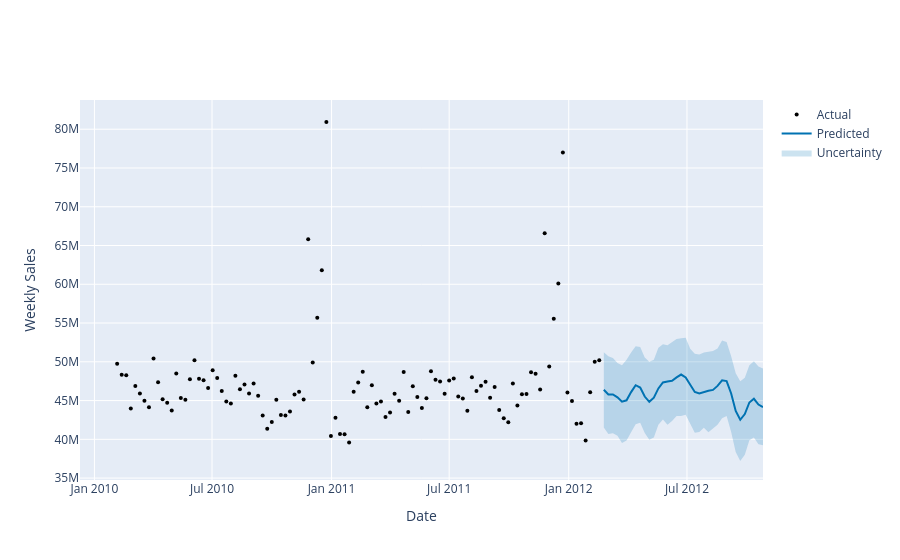

Notebook cell for this chart:
### Code cell
import plotly.graph_objects as go

fig = go.Figure()
fig.add_trace(go.Scatter(x=forecast['ds'], y=forecast['yhat_upper'], line=dict(width=0), showlegend=False))
fig.add_trace(go.Scatter(x=forecast['ds'], y=forecast['yhat_lower'], line=dict(width=0), fill='tonexty',
                         fillcolor='rgba(0,114,178,0.2)', name='Uncertainty'))
fig.add_trace(go.Scatter(x=forecast['ds'], y=forecast['yhat'], line=dict(color='#0072B2'), name='Predicted'))
fig.add_trace(go.Scatter(x=model_pr.history['ds'], y=model_pr.history['y'], mode='markers',
                         marker=dict(color='black', size=4), name='Actual'))
fig.update_layout(xaxis_title='Date', yaxis_title='Weekly Sales')
fig.show()
